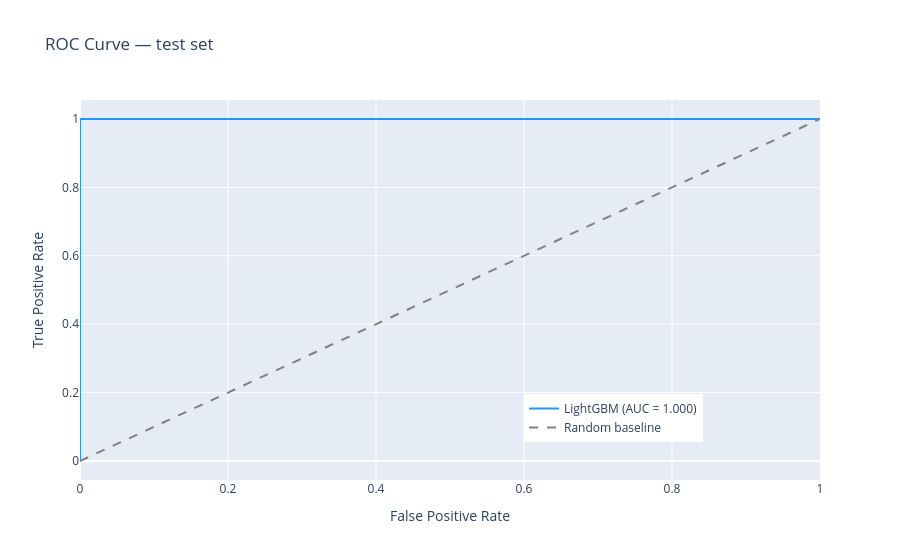

The code cell stored with this chart in its notebook:
### Code cell
y_prob_test = final_model.predict_proba(X_test)[:, 1]
fpr, tpr, _ = roc_curve(y_test, y_prob_test)
auc_val     = roc_auc_score(y_test, y_prob_test)

fig = go.Figure()
fig.add_trace(go.Scatter(
    x=fpr, y=tpr, mode="lines",
    name=f"LightGBM (AUC = {auc_val:.3f})",
    line=dict(color="#2196F3", width=2),
))
fig.add_trace(go.Scatter(
    x=[0, 1], y=[0, 1], mode="lines",
    name="Random baseline",
    line=dict(color="grey", dash="dash"),
))
fig.update_layout(
    title="ROC Curve — test set",
    xaxis_title="False Positive Rate",
    yaxis_title="True Positive Rate",
    legend=dict(x=0.6, y=0.1),
)
fig.show()

### Figure 1 — Plotly figure (JSON) as saved in the notebook; plotly's stock layout.template omitted (floating-point values rounded to 4 significant figures)
{"data": [{"line": {"color": "#2196F3", "width": 2}, "mode": "lines", "name": "LightGBM (AUC = 1.000)", "type": "scatter", "x": [0.0, 0.0, 0.01887, 0.02358, 0.03302, 0.06132, 0.07075, 0.07547, 0.09434, 0.1226, 0.1321, 0.1462, 0.1651, 0.1792, 0.2123, 0.2264, 0.2358, 0.2736, 0.283, 0.2972, 0.3255, 0.3302, 0.3538, 0.3962, 0.4151, 0.4387, 0.4528, 0.4858, 0.5896, 0.7311, 1.0], "y": [0.0, 1.0, 1.0, 1.0, 1.0, 1.0, 1.0, 1.0, 1.0, 1.0, 1.0, 1.0, 1.0, 1.0, 1.0, 1.0, 1.0, 1.0, 1.0, 1.0, 1.0, 1.0, 1.0, 1.0, 1.0, 1.0, 1.0, 1.0, 1.0, 1.0, 1.0]}, {"line": {"color": "grey", "dash": "dash"}, "mode": "lines", "name": "Random baseline", "type": "scatter", "x": [0, 1], "y": [0, 1]}], "layout": {"legend": {"x": 0.6, "y": 0.1}, "title": {"text": "ROC Curve — test set"}, "xaxis": {"title": {"text": "False Positive Rate"}}, "yaxis": {"title": {"text": "True Positive Rate"}}}}
